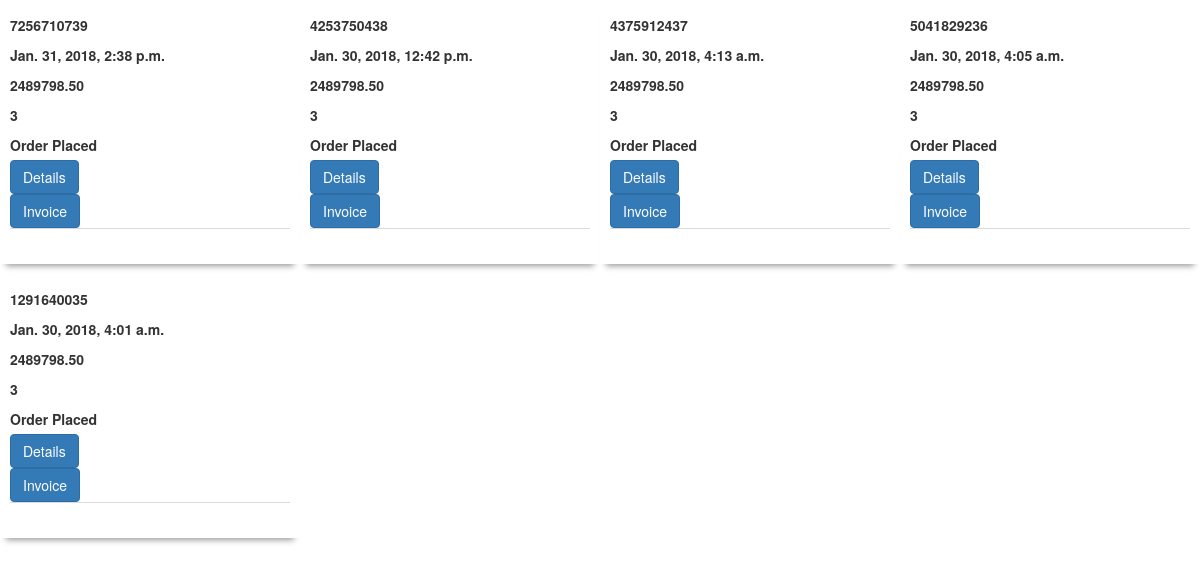
The page /myorders/ (signed in) on the database as committed earlier.
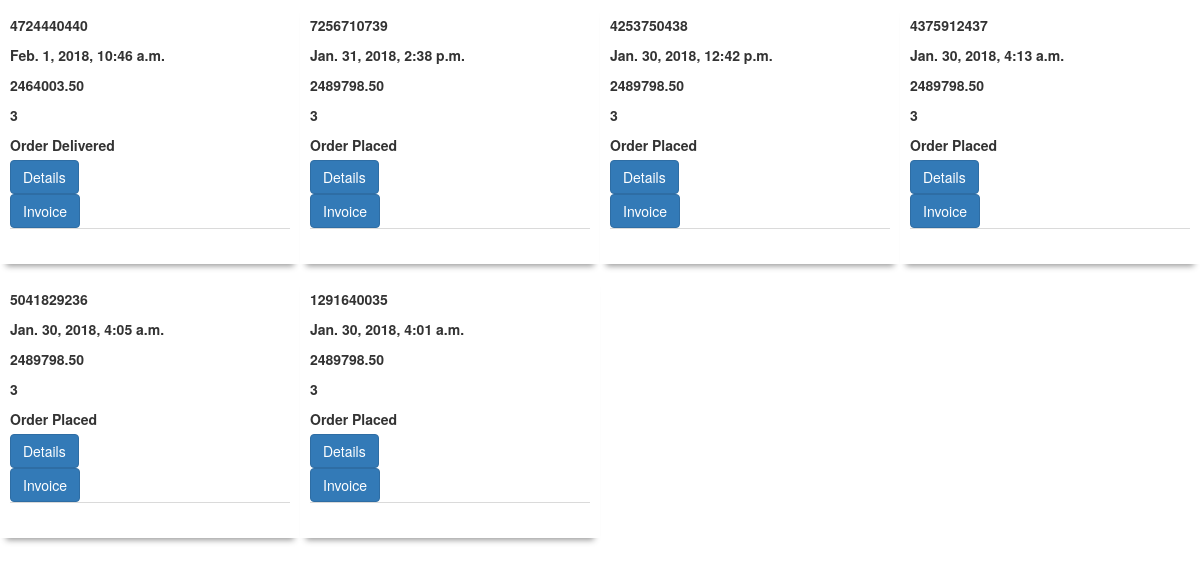
The same page on the database as committed later.
### myorders/models.py (models this page shows, shortened)
class Order(models.Model):
	cart = models.ManyToManyField(Cart,blank=True)
	bill = models.CharField(max_length=50,null=False)
	customer = models.ForeignKey("user_panel.Customer",on_delete=models.CASCADE,null=True,default=1)
	grand_total = models.DecimalField(null=True,decimal_places=2,max_digits=50)
	modified = models.DateTimeField(auto_now=True, auto_now_add=False)
	created = models.DateTimeField(auto_now=False, auto_now_add=True)
	status = models.IntegerField(null=True,default=0)
	bill_generated = models.BooleanField(default=False)

### myorders/views.py (the view)
def index(request):
	orders = Order.objects.filter(customer__user_id=request.user.id)
	yourorder = orders.order_by('-created')
	return render(request,'myorders/index.html',{ "orders":yourorder })

### templates/myorders/index.html (shortened to what this page needs)
<!DOCTYPE html>
<html>
<head>
	<link href="https://maxcdn.bootstrapcdn.com/bootstrap/3.3.7/css/bootstrap.min.css" rel="stylesheet">
</head>
<body>
{% for p in orders %}
<div class="col-md-3 column productbox">
    <div class="producttitle">{{p.bill}}</div>
    <div class="producttitle">{{p.created}}</div>
        <div class="producttitle">{{p.grand_total}}</div>
         <div class="producttitle">{{p.cart.count}}</div>
         {% if p.status == 0 %}
         <div class="producttitle">Order Placed</div>
         {%endif%}
         {% if p.status == 2 %}
         <div class="producttitle">Order Delivered</div>
         {%endif%}
         <div><a href="{%url 'myorders:detail' p.bill %}" class="btn btn-primary">Details</a></div>
         <div><a href="{%url 'myorders:invoice' p.bill %}" class="btn btn-primary">Invoice</a></div>
    <div class="productprice">
    	<br>
   </div>
 </div>
{% endfor %}
</body>
</html>

Rows that differ between the two databases and show on the page:
added Order: bill "4724440440", created "Feb. 1, 2018, 10:46 a.m.", grand_total "2464003.50", cart.count "3", status "Order Delivered"
